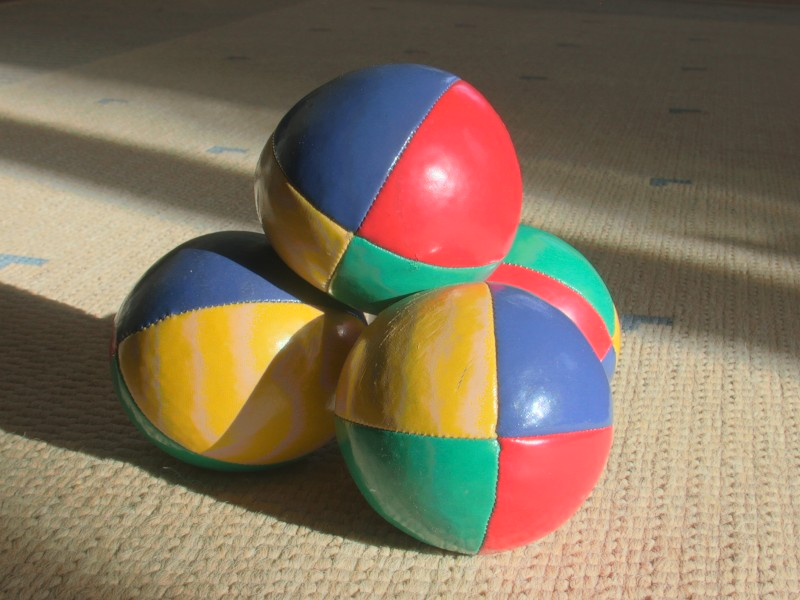
#> input picture sample.jpg, 800 x 600 px, found by its file name
$ python '12 270-degree Rotation.py'
#> lines starting #> are read from the running program, lines starting #| are printed output that depends on the picture
import cv2
image = cv2.imread(r"C:\Users\lenovo\OneDrive\Documents\Computer Vision\sample.jpg")
#> image is the input picture: shape (600, 800, 3); mean B, G, R 93.5, 114.7, 130.9
flipped_image = cv2.flip(image, 1)
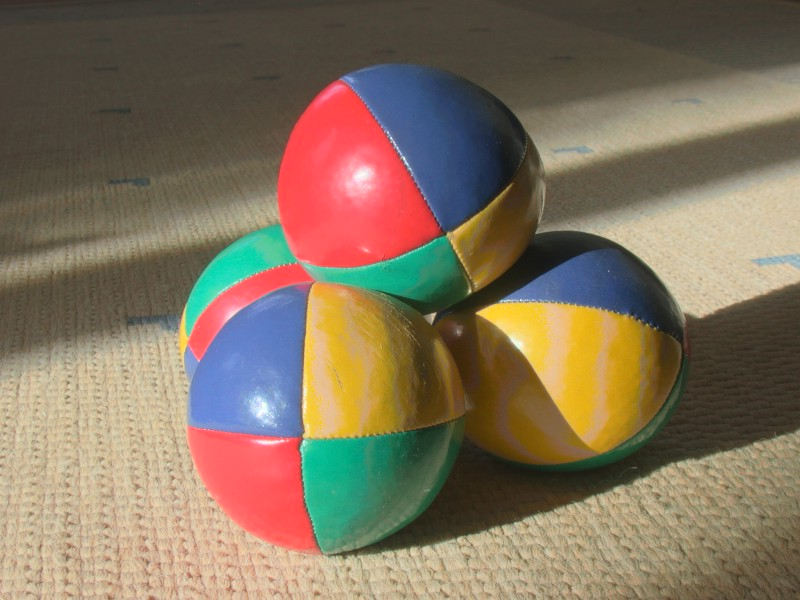
#> flipped_image: shape (600, 800, 3); mean B, G, R 93.5, 114.7, 130.9
rotated_image = cv2.rotate(flipped_image, cv2.ROTATE_90_COUNTERCLOCKWISE)
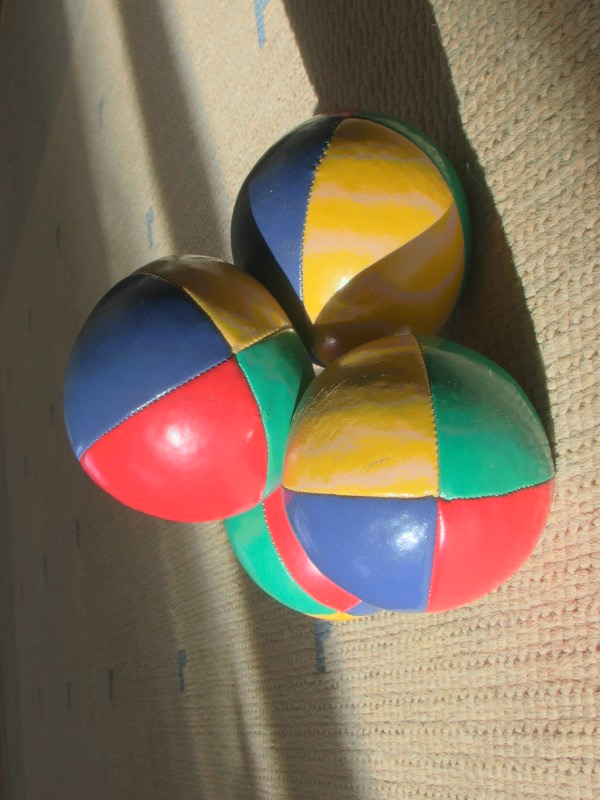
#> rotated_image: shape (800, 600, 3); mean B, G, R 93.5, 114.7, 130.9
cv2.imshow("Original Image", image)
cv2.imshow("Rotated 270-degree Clockwise Along Y-axis", rotated_image)
cv2.imwrite("rotated_image_270.jpg", rotated_image)
cv2.waitKey(0)
cv2.destroyAllWindows()
